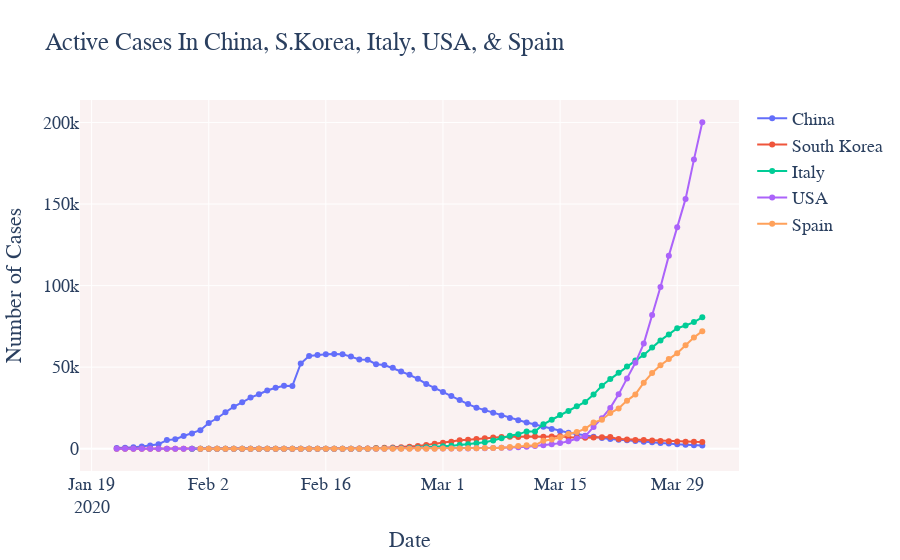

Write notebook code for a chart like this one.
### Markdown cell above
##### Key Takeaways:
* The death rate in China grow steadily while the other countries remain almost zero cases. However, in March 1st, the death rate in China is leveled off and by April 1st, number of deaths in China is 3,312.
* South Korea does very well in handling the pandemic, by April 1st, the number of deaths is 165 ! Very impressive!
* The death rate in USA, Italy, and Spain all increase abruptly in March, by the first day April, the number of deaths by these countries are 4757; 13,155; and 9387 respectively
* For the US, Italy, and Spain the death rates grow exponentially from the first day of March for Italy and middle of March for both Spain and USA. It can be infered that the virus may have been in these countries and spreading quietly among people without being detected or tested or awared and at a very early date as early as in China because travel ban hasn't applied earlier. These causes all together explain quite well the death rates in these countries.

### Code cell
import plotly.graph_objs as go
fig = go.Figure()
fig.add_trace(go.Scatter(x=df_china['ObservationDate'], y=df_china['Active'],
                    mode='lines+markers',name='China'))
fig.add_trace(go.Scatter(x=df_sKorea['ObservationDate'], y=df_sKorea['Active'],
                    mode='lines+markers',name='South Korea'))
fig.add_trace(go.Scatter(x=df_italy['ObservationDate'], y=df_italy['Active'],
                    mode='lines+markers',name='Italy'))
fig.add_trace(go.Scatter(x=df_USA['ObservationDate'], y=df_USA['Active'],
                    mode='lines+markers',name='USA'))
fig.add_trace(go.Scatter(x=df_Spain['ObservationDate'], y=df_Spain['Active'],
                    mode='lines+markers',name='Spain'))
fig.update_layout(title_text='Active Cases In China, S.Korea, Italy, USA, & Spain',xaxis_title='Date',yaxis_title='Number of Cases',plot_bgcolor='rgb(250, 242, 242)', font=dict(
        family="Courier New, monospace",
        size=18,
    ))

fig.show()
